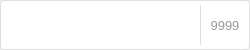
<?xml version="1.0" encoding="UTF-8"?>
<ui version="4.0">
 <class>TagsListCell</class>
 <widget class="QWidget" name="TagsListCell">
  <property name="geometry">
   <rect>
    <x>0</x>
    <y>0</y>
    <width>250</width>
    <height>50</height>
   </rect>
  </property>
  <property name="windowTitle">
   <string>Form</string>
  </property>
  <property name="styleSheet">
   <string notr="true"/>
  </property>
  <layout class="QVBoxLayout" name="verticalLayout">
   <property name="spacing">
    <number>0</number>
   </property>
   <property name="leftMargin">
    <number>0</number>
   </property>
   <property name="topMargin">
    <number>0</number>
   </property>
   <property name="rightMargin">
    <number>0</number>
   </property>
   <property name="bottomMargin">
    <number>0</number>
   </property>
   <item>
    <widget class="QWidget" name="widget_3" native="true">
     <property name="minimumSize">
      <size>
       <width>250</width>
       <height>50</height>
      </size>
     </property>
     <property name="maximumSize">
      <size>
       <width>250</width>
       <height>50</height>
      </size>
     </property>
     <property name="styleSheet">
      <string notr="true">QWidget#widget_3{
	background-color:#FFFFFF;
	border-width: 1px;
    border-style: solid;
    border-radius: 4px;
	border-color:#DFDFE0;
}</string>
     </property>
     <widget class="QLabel" name="label_noteCount">
      <property name="geometry">
       <rect>
        <x>200</x>
        <y>17</y>
        <width>50</width>
        <height>16</height>
       </rect>
      </property>
      <property name="font">
       <font>
        <pointsize>10</pointsize>
       </font>
      </property>
      <property name="layoutDirection">
       <enum>Qt::LeftToRight</enum>
      </property>
      <property name="styleSheet">
       <string notr="true">color:#989898;</string>
      </property>
      <property name="text">
       <string>9999</string>
      </property>
      <property name="alignment">
       <set>Qt::AlignCenter</set>
      </property>
     </widget>
     <widget class="QWidget" name="widget" native="true">
      <property name="geometry">
       <rect>
        <x>200</x>
        <y>5</y>
        <width>1</width>
        <height>40</height>
       </rect>
      </property>
      <property name="minimumSize">
       <size>
        <width>1</width>
        <height>40</height>
       </size>
      </property>
      <property name="maximumSize">
       <size>
        <width>1</width>
        <height>40</height>
       </size>
      </property>
      <property name="styleSheet">
       <string notr="true">background-color:#DFDFE0;</string>
      </property>
     </widget>
     <widget class="QLineEdit" name="lineEdit_name">
      <property name="enabled">
       <bool>false</bool>
      </property>
      <property name="geometry">
       <rect>
        <x>8</x>
        <y>17</y>
        <width>170</width>
        <height>16</height>
       </rect>
      </property>
      <property name="font">
       <font>
        <pointsize>12</pointsize>
       </font>
      </property>
      <property name="styleSheet">
       <string notr="true">color:#000000;</string>
      </property>
      <property name="frame">
       <bool>false</bool>
      </property>
      <property name="readOnly">
       <bool>false</bool>
      </property>
     </widget>
    </widget>
   </item>
  </layout>
 </widget>
 <resources/>
 <connections/>
</ui>
